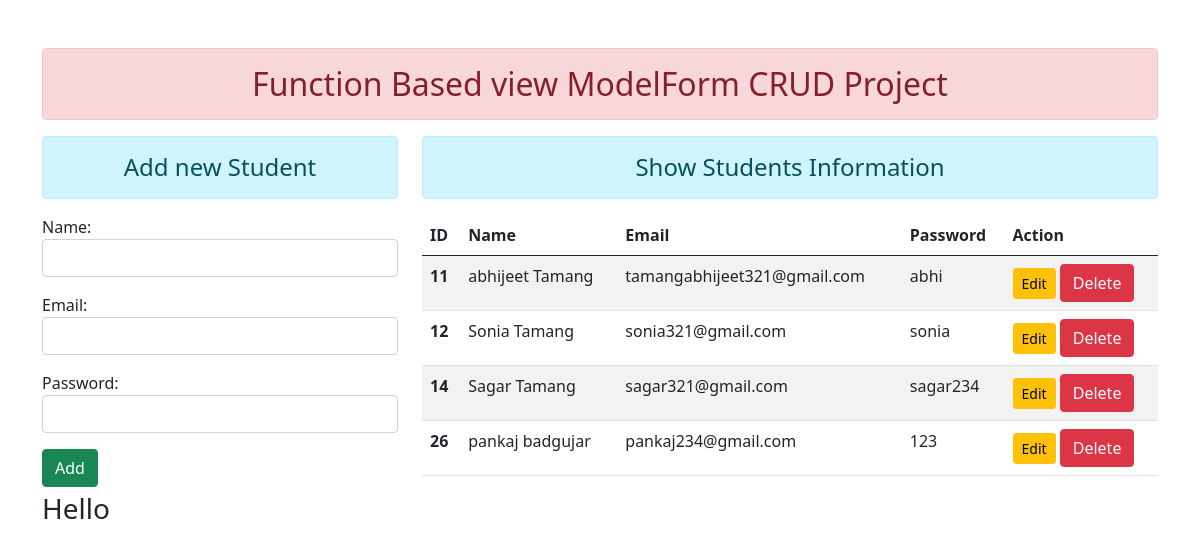
The page / on the database its author committed.
### enroll/models.py (models this page shows)
class User(models.Model):
    name = models.CharField(max_length=70)
    email = models.EmailField(max_length=100)
    password = models.CharField(max_length=100)

### enroll/views.py (the view)
# urls.py: path('', views.add_show, name = "addandshow"),
def add_show(request):
    if request.method == 'POST':
        fm = StudentRegistration(request.POST)
        if fm.is_valid():
            nm = fm.cleaned_data['name']
            em = fm.cleaned_data['email']
            pw = fm.cleaned_data['password']
            reg = User(name = nm, email = em, password = pw)
            reg.save()
            fm = StudentRegistration()
    else:
        fm = StudentRegistration()
    stud = User.objects.all()
    return render(request, 'enroll/addandshow.html',{'form': fm, 'stu':stud})

### enroll/forms.py
class StudentRegistration(forms.ModelForm):
    class Meta:
        model = User
        fields = ['name', 'email', 'password']
        widgets = {
            'name': forms.TextInput(attrs={'class':'form-control'}),
            'email': forms.EmailInput(attrs={'class':'form-control'}),
            'password': forms.PasswordInput(render_value = True, attrs={'class':'form-control'}),
        }

### enroll/templates/enroll/addandshow.html (shortened to what this page needs)
{%extends 'enroll/base.html'%} {%block content%}
<div class="row">
    <div class="col-sm-4">
        <h4 class="text-center alert alert-info">Add new Student</h4>
        <form class="form-group" action=" " method="POST">
            {% csrf_token %} {{form.as_p}}
            <input type="submit" class="btn btn-success" value="Add">
        </form>
    </div>
    <div class="col-sm-8">
        <h4 class="text-center alert alert-info">Show Students Information</h4>
        {%if stu%}
        <table class="table table-striped table-hover">
            <thead>
                <tr>
                    <th scope="col">ID</th>
                    <th scope="col">Name</th>
                    <th scope="col">Email</th>
                    <th scope="col">Password</th>
                    <th scope="col">Action</th>
                </tr>
            </thead>
            <tbody>
                {%for i in stu%}
                <tr>
                    <th scope="row">{{i.id}}</th>
                    <td>{{i.name}}</td>
                    <td>{{i.email}}</td>
                    <td>{{i.password}}</td>
                    <td>
                        <a href="{% url 'updatedata' i.id %}" class="btn btn-warning btn-sm">Edit</a>
                        <form action="{% url 'deletedata' i.id %}" method="POST" class="d-inline">
                            <input type="submit" value="Delete" class="btn btn-danger">
                        </form>
                    </td>
                </tr>
                {%endfor%}
            </tbody>
        </table>
        {%else%}
        <h4 class="text-center alert alert-warning">Data Not Availabe</h4>
        {%endif%}
    </div>
</div>
<div>
    <h3>Hello</h3>
</div>
{%endblock content%}

### enroll/templates/enroll/base.html (shortened to what this page needs)
<!DOCTYPE html> {% load static%}
<html lang="en">
<head>
</head>
<link rel="stylesheet" href="{% static 'enroll/css/bootstrap.css' %}">
<body>
    <div class="container mt-5">
        <h2 class="text-center alert alert-danger">Function Based view ModelForm CRUD Project</h2>
        {% block content %}{%endblock content%}
    </div>
</body>
</html>

### rows shown on the page
User: id "11", name "abhijeet Tamang", email "tamangabhijeet321@gmail.com", password "abhi"
User: id "12", name "Sonia Tamang", email "sonia321@gmail.com", password "sonia"
User: id "14", name "Sagar Tamang", email "sagar321@gmail.com", password "sagar234"
User: id "26", name "pankaj badgujar", email "pankaj234@gmail.com", password "123"
